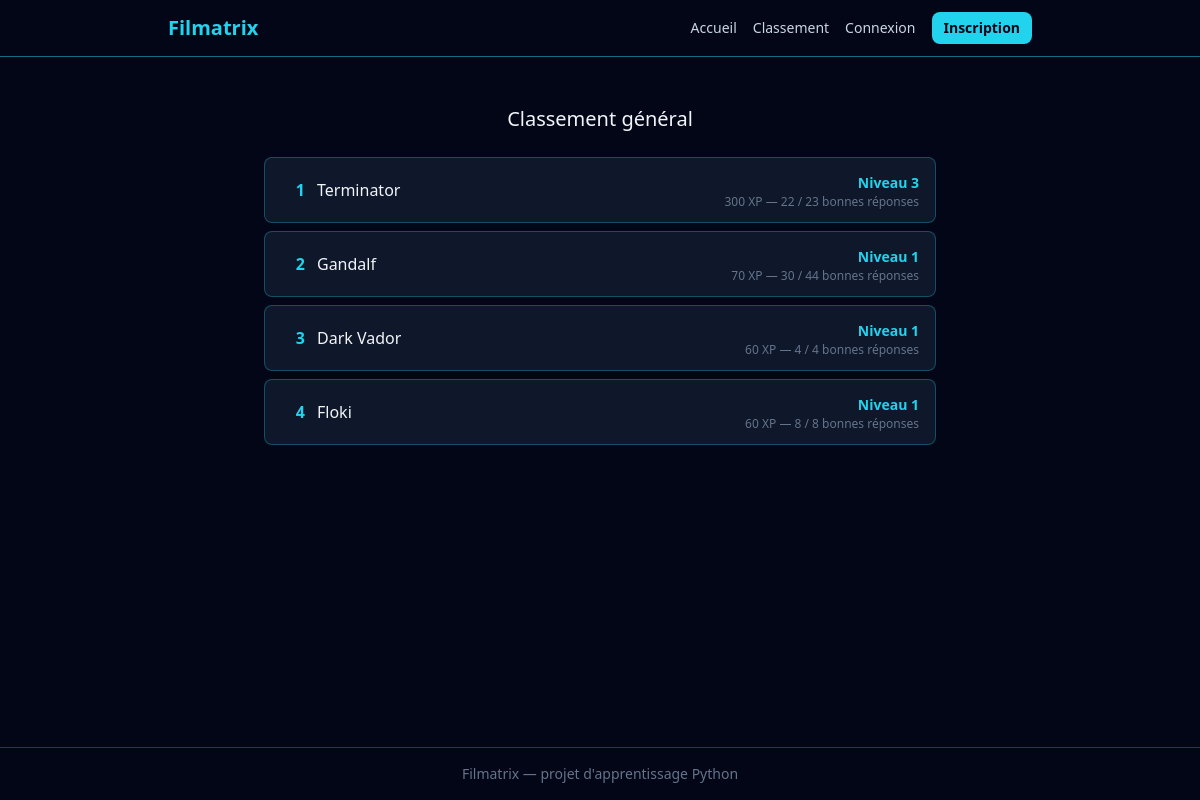
Page /classement on the committed database.
### src/models.py (models this page shows, shortened)
class User(db.Model, UserMixin):
    __tablename__ = "users"
    id = db.Column(db.Integer, primary_key=True)
    username = db.Column(db.String(50), unique=True, nullable=False)
    email = db.Column(db.String(120), unique=True, nullable=False)
    password_hash = db.Column(db.String(255), nullable=False)
    total_xp = db.Column(db.Integer, nullable=False, default=0)
    coins = db.Column(db.Integer, nullable=False, default=0)
    equipped_title = db.Column(db.String(50), nullable=True)

### app.py (the view)
    @app.route("/classement")
    def leaderboard() -> str:
        results = (
                db.session.query(
                        User.username,
                        User.total_xp,
                        func.count(Attempt.id).label("total"),
                        func.sum(db.case((Attempt.is_correct, 1), else_=0)).label("correct"),
                    )
                    .join(Attempt, Attempt.user_id == User.id)
                    .group_by(User.id)
                    .order_by(User.total_xp.desc())
                    .all()
            )
        leaderboard_entries = []
        for result in results:
            level_info = calculate_level(result.total_xp)
            leaderboard_entries.append(
                {
                    "username": result.username,
                    "total_xp": result.total_xp,
                    "level": level_info["level"],
                    "total": result.total,
                    "correct": result.correct,
                }
            )
        return render_template("classement.html", results=leaderboard_entries)

### app.py (called while the page is built)
def calculate_level(total_xp: int) -> dict:
        level = 1
        xp_for_next_level = 100
        xp_already_spent = 0
        while total_xp - xp_already_spent >= xp_for_next_level:
            xp_already_spent += xp_for_next_level
            level += 1
            xp_for_next_level = 100 * level
        xp_in_current_level = total_xp - xp_already_spent
        return {
            "level": level,
            "xp_in_current_level": xp_in_current_level,
            "xp_for_next_level": xp_for_next_level,
            }

### templates/classement.html
{% extends "base.html" %}
{% block content %}
<div class="max-w-2xl mx-auto mt-8">
    <h2 class="text-xl mb-6 text-center">Classement général</h2>
    {% if results %}
    <div class="flex flex-col gap-2">
        {% for result in results %}
        <div class="flex items-center justify-between bg-slate-900 border border-cyan-400/30 rounded-lg px-4 py-3">
            <div class="flex items-center gap-3">
                <span class="text-cyan-400 font-bold w-6 text-right">{{ loop.index }}</span>
                <span>{{ result.username }}</span>
            </div>
            <div class="text-right">
                <span class="text-cyan-400 font-bold text-sm">Niveau {{ result.level }}</span>
                    <p class="text-slate-500 text-xs">{{ result.total_xp }} XP — {{ result.correct }} / {{ result.total }} bonnes réponses</p>
            </div>
        </div>
        {% endfor %}
    </div>
    {% else %}
    <p class="text-slate-500 text-center">Aucune partie jouée pour le moment.</p>
    {% endif %}
</div>
{% endblock %}

### rows in the picture
User: username "Terminator", level "3", total_xp "300", correct "22", total "23"
User: username "Gandalf", level "1", total_xp "70", correct "30", total "44"
User: username "Dark Vador", level "1", total_xp "60", correct "4", total "4"
User: username "Floki", level "1", total_xp "60", correct "8", total "8"
